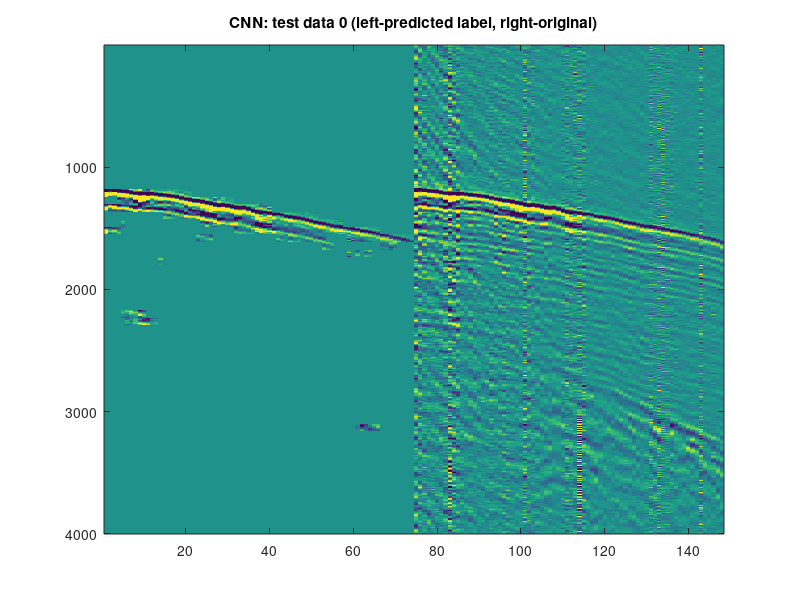
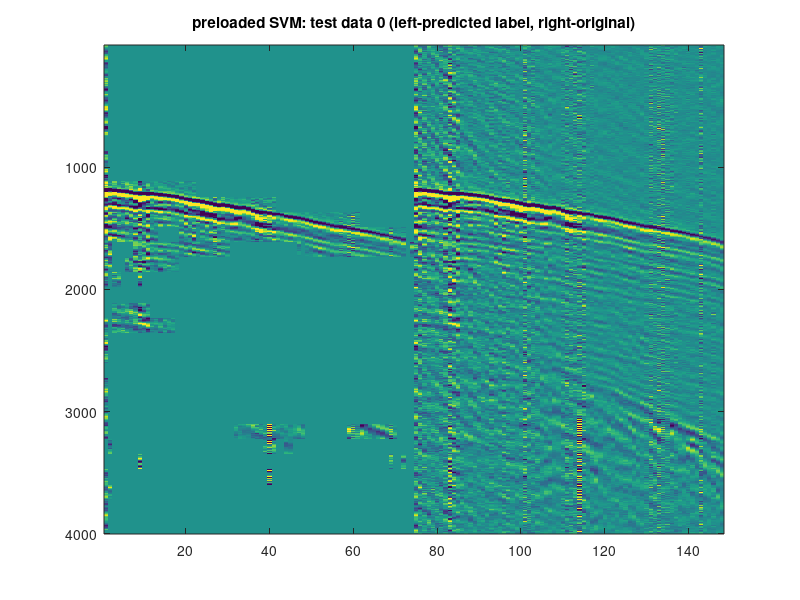
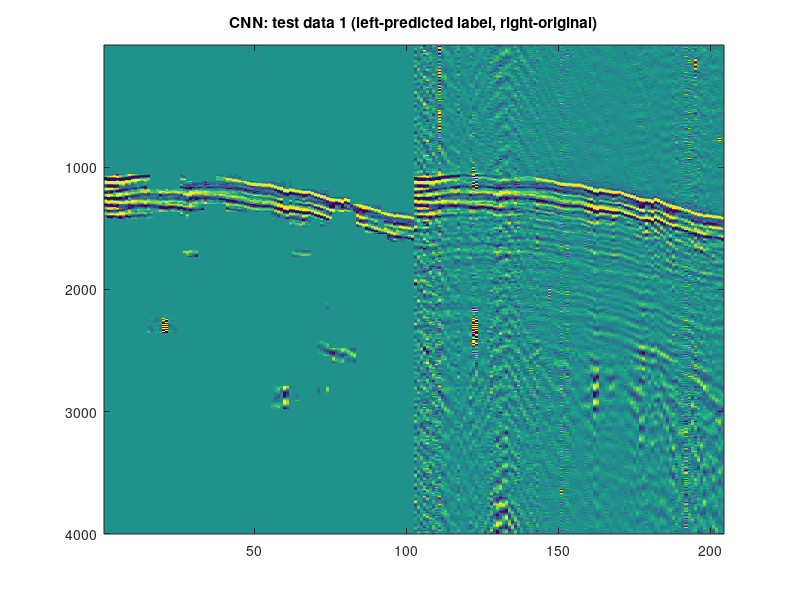
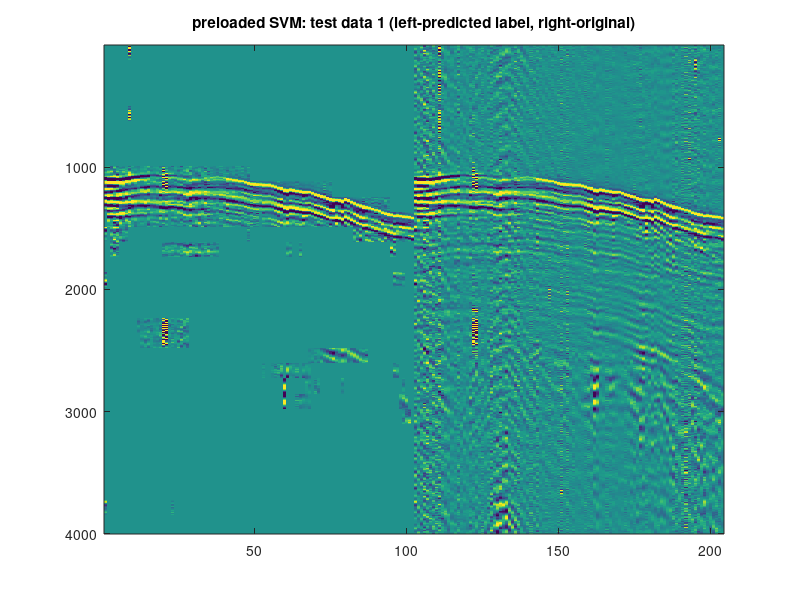

Recreate these plots in MATLAB, in order.
clear;clc;close all;

%% visualize the predicted test_data_0
load Data/test_data_0.mat 

test_data = test_data_0;
dt = 0.0005;
T = 2.000;
nt = size(test_data, 1);
nx = size(test_data, 2);

%%
load Data/Y_test_0.mat
label_pred_tmp = round(Y_test_0);
label_pred = label_pred_tmp(:, 1);

d_seg = 62;
N_seg_pertr = length(1 : d_seg : nt);
N_seg = N_seg_pertr * nx;

% label = zeros(N_seg, 1);
label_toshow = zeros(size(test_data));
tmp = 1 : d_seg : nt;
sp = length(tmp(end) : nt);
for i_seg = 1 : N_seg
    ix = floor((i_seg-1) / N_seg_pertr) + 1;
    i_seg_pertr = mod(i_seg-1, N_seg_pertr)+1;
    it = (i_seg_pertr-1) * d_seg + 1;
    
    if i_seg_pertr == N_seg_pertr
        if label_pred(i_seg)
            label_toshow(it:end, ix) = 0;
        else
            label_toshow(it:end, ix) = 1;
        end
    else
        if label_pred(i_seg)
            label_toshow(it:it+d_seg-1, ix) = 0;
        else
            label_toshow(it:it+d_seg-1, ix) = 1;
        end
    end
end

figure;imagesc([test_data .*label_toshow test_data], [-1.5 1.5])
title('CNN: test data 0 (left-predicted label, right-original)')
print -djpg Fig/predicted_test_data_0.jpg

load Data/SVM_label_test_data_0.mat
figure;imagesc([test_data .*label_toshow test_data], [-1.5 1.5])
title('preloaded SVM: test data 0 (left-predicted label, right-original)')
print -djpg Fig/SVM_predicted_test_data_0.jpg



%% visualize the predicted test_data_1
load Data/test_data_1.mat 

test_data = test_data_1;
dt = 0.0005;
T = 2.000;
nt = size(test_data, 1);
nx = size(test_data, 2);

% figure;imagesc(test_data, [-1.5 1.5])


%%
load Data/Y_test_1.mat
label_pred_tmp = round(Y_test_1);
label_pred = label_pred_tmp(:, 1);

d_seg = 62;
N_seg_pertr = length(1 : d_seg : nt);
N_seg = N_seg_pertr * nx;

% label = zeros(N_seg, 1);
label_toshow = zeros(size(test_data));
tmp = 1 : d_seg : nt;
sp = length(tmp(end) : nt);
for i_seg = 1 : N_seg
    ix = floor((i_seg-1) / N_seg_pertr) + 1;
    i_seg_pertr = mod(i_seg-1, N_seg_pertr)+1;
    it = (i_seg_pertr-1) * d_seg + 1;
    
    if i_seg_pertr == N_seg_pertr
        if label_pred(i_seg)
            label_toshow(it:end, ix) = 0;
        else
            label_toshow(it:end, ix) = 1;
        end
        
    else
        if label_pred(i_seg)
            label_toshow(it:it+d_seg-1, ix) = 0;
        else
            label_toshow(it:it+d_seg-1, ix) = 1;
        end
    end
end

figure;imagesc([test_data .*label_toshow test_data], [-1.5 1.5])
title('CNN: test data 1 (left-predicted label, right-original)')
print -djpg Fig/predicted_test_data_1.jpg

load Data/SVM_label_test_data_1.mat
figure;imagesc([test_data .*label_toshow test_data], [-1.5 1.5])
title('preloaded SVM: test data 1 (left-predicted label, right-original)')
print -djpg Fig/SVM_predicted_test_data_1.jpg

waitfor(gcf)
